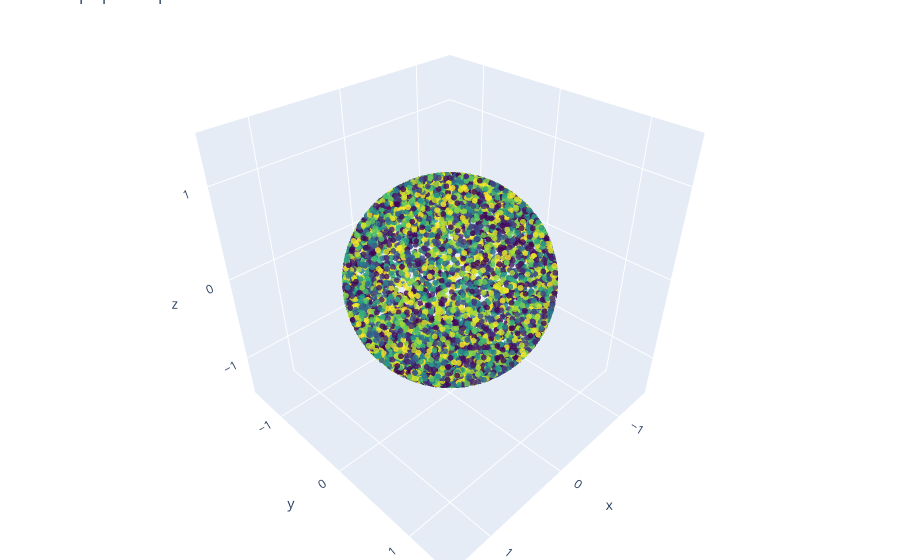

The notebook cell saved with this chart:
### Code cell
import numpy as np
import plotly.graph_objects as go

# Создание 3D-графика
fig = go.Figure(data=[go.Scatter3d(
    x=response.json()['x'],
    y=response.json()['y'],
    z=response.json()['z'],
    mode='markers',
    marker=dict(
        size=2,
        color=z,  # Цветовая карта на основе z-координаты
        colorscale='Viridis',
        opacity=0.8
    )
)])

# Настройка отображения
fig.update_layout(
    scene=dict(
        xaxis=dict(nticks=4, range=[-1.5, 1.5]),
        yaxis=dict(nticks=4, range=[-1.5, 1.5]),
        zaxis=dict(nticks=4, range=[-1.5, 1.5]),
    ),
    title='3D-график шара из точек',
    margin=dict(r=0, l=0, b=0, t=0)
)

# Отображение графика
fig.show()

### Figure 1 — Plotly figure (JSON) as saved in the notebook; plotly's stock layout.template omitted (floating-point values rounded to 4 significant figures; data arrays with more than 128 entries replaced by an {"elided": "..."} marker saying what was removed)
{"data": [{"marker": {"color": {"elided": "10000 float values"}, "colorscale": [[0, "#440154"], [0.1111, "#482878"], [0.2222, "#3e4989"], [0.3333, "#31688e"], [0.4444, "#26828e"], [0.5556, "#1f9e89"], [0.6667, "#35b779"], [0.7778, "#6ece58"], [0.8889, "#b5de2b"], [1, "#fde725"]], "opacity": 0.8, "size": 2}, "mode": "markers", "type": "scatter3d", "x": {"elided": "10000 float values"}, "y": {"elided": "10000 float values"}, "z": {"elided": "10000 float values"}}], "layout": {"margin": {"b": 0, "l": 0, "r": 0, "t": 0}, "scene": {"xaxis": {"nticks": 4, "range": [-1.5, 1.5]}, "yaxis": {"nticks": 4, "range": [-1.5, 1.5]}, "zaxis": {"nticks": 4, "range": [-1.5, 1.5]}}, "title": {"text": "3D-график шара из точек"}}}
